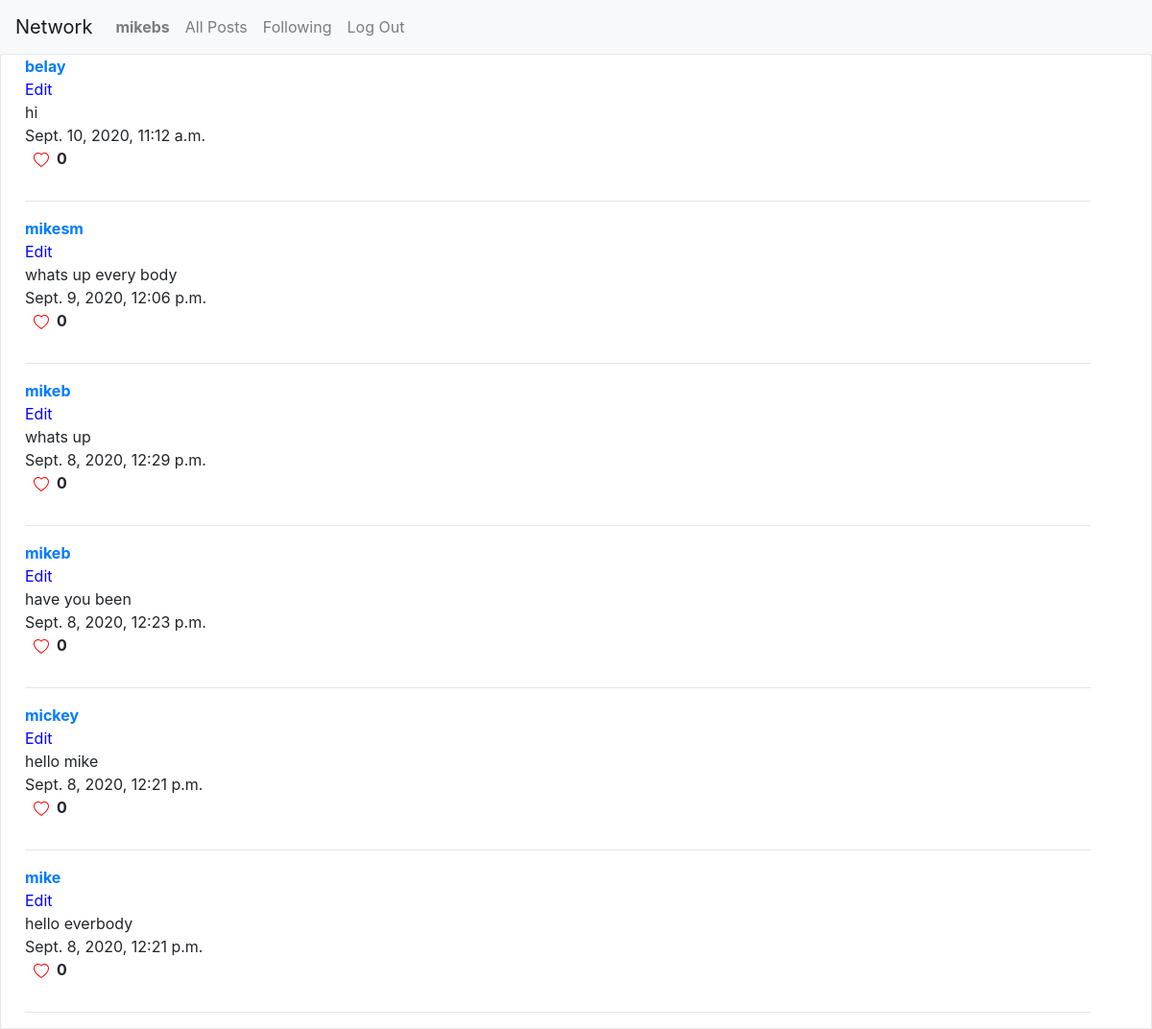
/ (signed in), run on the app's committed database.
### network/models.py (models this page shows, shortened)
class User(AbstractUser):
    pass

class Post(models.Model):
    user = models.ForeignKey(User, on_delete=models.CASCADE, related_name="poster")
    posts = models.TextField(max_length=260)
    time = models.DateTimeField(auto_now_add=True)
    like = models.ManyToManyField(User, blank=True, related_name="liked")

### network/views.py (the view)
# urls.py: path("", views.index, name="index"),
def index(request):
    post = Post.objects.all().order_by("time").reverse()
    return render(request, "network/post.html", {
        "posts": post
    })

### network/templates/network/post.html (shortened to what this page needs)
{% extends "network/layout.html" %}
{% block body %}
    <div id="main">
        {% for post in posts %}
            <div style="margin-left: 10px;" class="container">
                <div><a href="{% url 'user' username=post.user.username %}"><strong>{{ post.user }}</strong></div></a>
                <div class="main">
                    <button class="btn{{ post.id }}" onclick="edit('{{ post.id }}')" value="{{ post.id }}">Edit</button>
                </div>
                <div>{{ post.posts }}</div>
                <div>{{ post.time }}</div>
                <div class="row">
                    <a href="javascript:like({{post.id}})" id="test">
                        <div class="ml-4" id="heart-{{post.id}}">
                        </div>
                    </a>
                    <div class="ml-2">
                        <p class="font-weight-bold" id="likes-{{post.id}}">{{ post.like.all|length }}</p>
                    </div>
                </div>
                <hr>
            </div>
        {% endfor %}
    </div>
{% endblock %}

### network/templates/network/layout.html (shortened to what this page needs)
{% load static %}
<!DOCTYPE html>
<html lang="en">
    <head>
        <link rel="stylesheet" href="https://stackpath.bootstrapcdn.com/bootstrap/4.4.1/css/bootstrap.min.css">
        <link rel="stylesheet" href="https://cdnjs.cloudflare.com/ajax/libs/font-awesome/4.7.0/css/font-awesome.min.css">
        <link href="{% static 'network/styles.css' %}" rel="stylesheet">
    </head>
    <body>
        <nav class="navbar navbar-expand-lg navbar-light bg-light">
            <a class="navbar-brand" href="#">Network</a>
            <div>
              <ul class="navbar-nav mr-auto">
                {% if user.is_authenticated %}
                    <li class="nav-item">
                        <a class="nav-link" href="{% url 'newpost' %}"><strong>{{ user.username }}</strong></a>
                    </li>
                {% endif %}
                <li class="nav-item">
                  <a class="nav-link" href="{% url 'index' %}">All Posts</a>
                </li>
                {% if user.is_authenticated %}
                    <li class="nav-item">
                        <a class="nav-link" href="{% url 'following'%}">Following</a>
                    </li>
                    <li class="nav-item">
                        <a class="nav-link" href="{% url 'logout' %}">Log Out</a>
                    </li>
                {% endif %}
              </ul>
            </div>
          </nav>
        <div class="body">
            {% block body %}
            {% endblock %}
        </div>
    </body>
</html>

### network/static/network/styles.css (style rules this page uses)
#main { border: 1px solid #e7e7e7; border-radius: 1px; background: #fff; }
.main > button { padding: 0px; border: none; background: none; cursor: pointer; color: blue; outline: none; }

### data on the page
User: username "mikebs"
Post: user "belay", posts "hi", time "Sept. 10, 2020, 11:12 a.m.", like.all|length "0"
Post: user "mikesm", posts "whats up every body", time "Sept. 9, 2020, 12:06 p.m.", like.all|length "0"
Post: user "mikeb", posts "whats up", time "Sept. 8, 2020, 12:29 p.m.", like.all|length "0"
Post: user "mikeb", posts "have you been", time "Sept. 8, 2020, 12:23 p.m.", like.all|length "0"
Post: user "mickey", posts "hello mike", time "Sept. 8, 2020, 12:21 p.m.", like.all|length "0"
Post: user "mike", posts "hello everbody", time "Sept. 8, 2020, 12:21 p.m.", like.all|length "0"
